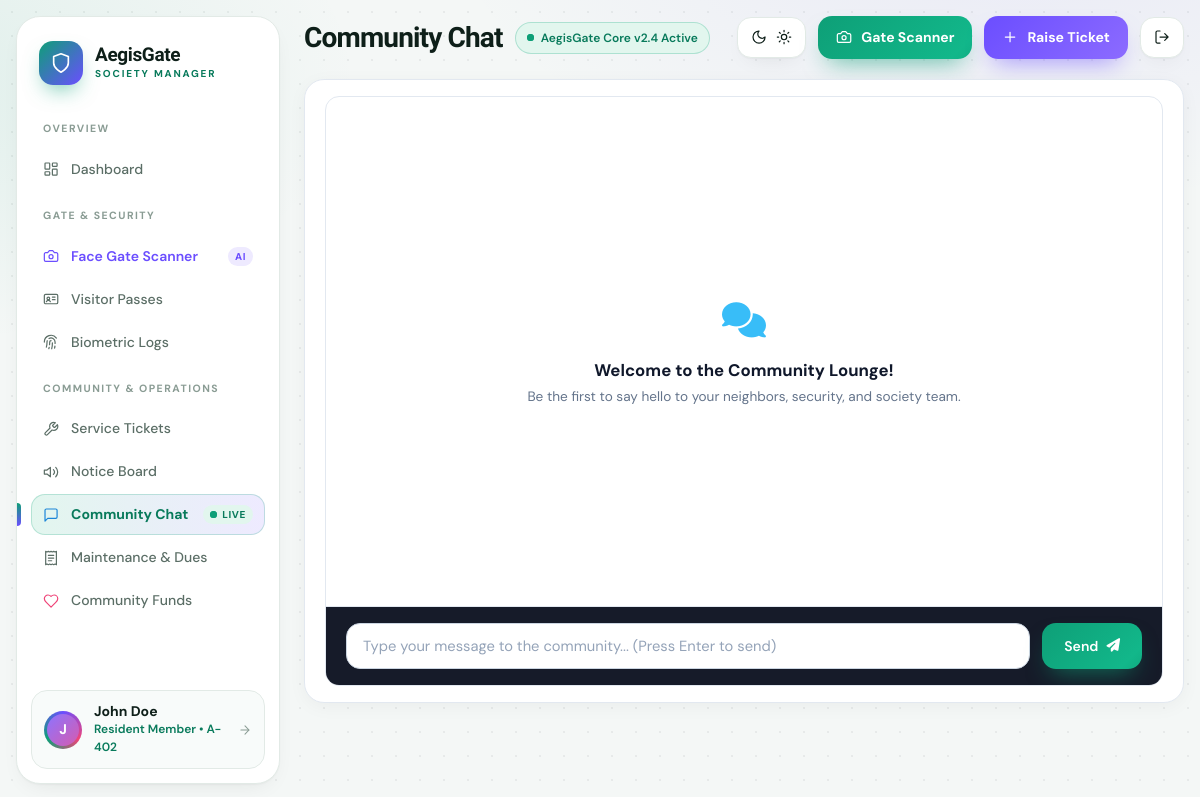
/chat/ (signed in), run on an earlier commit of the app's database.
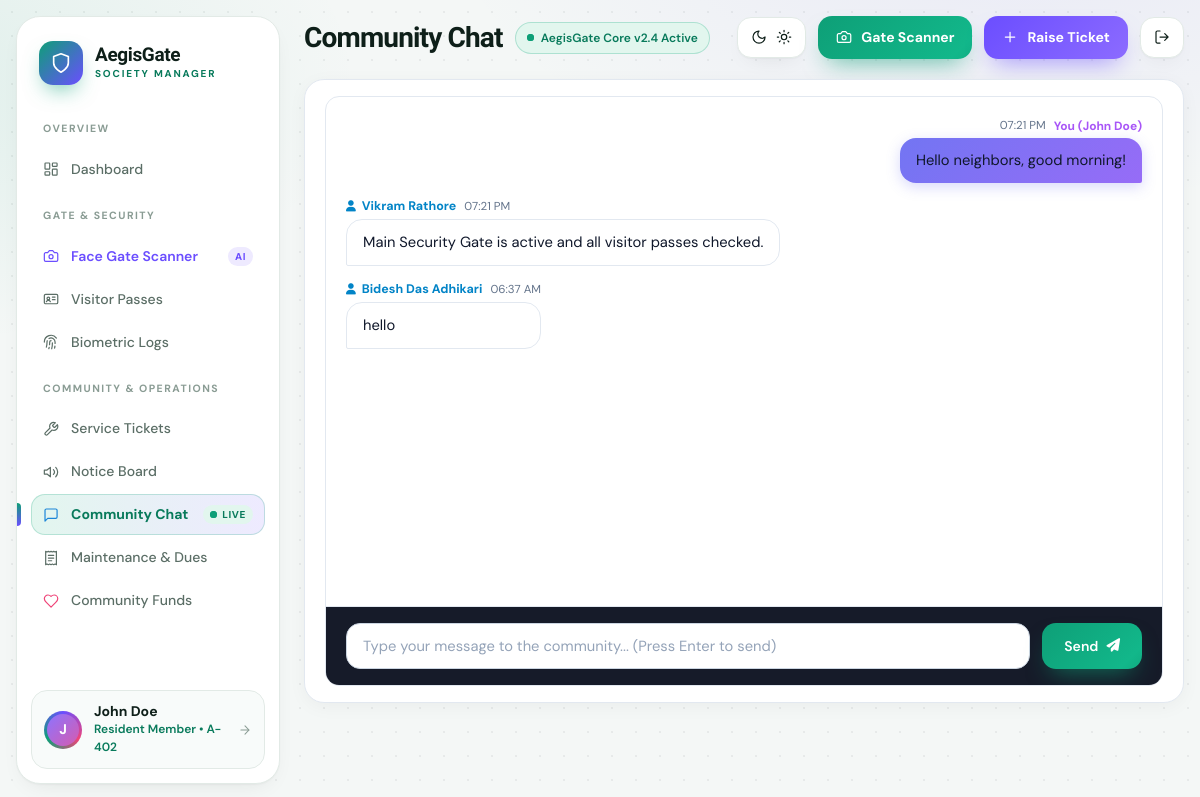
And on a later commit of the database.
### society_app/models.py (models this page shows, shortened)
class CommunityMessage(models.Model):
    sender = models.ForeignKey(settings.AUTH_USER_MODEL, on_delete=models.CASCADE, related_name='community_messages')
    message = models.TextField(max_length=1500)
    created_at = models.DateTimeField(auto_now_add=True)
    class Meta:
        ordering = ['created_at']
    @property
    def sender_display_name(self):
        full_name = self.sender.get_full_name()
        return full_name.strip() if full_name and full_name.strip() else self.sender.username

class User(AbstractUser):
    ROLE_CHOICES = (
        ('ADMIN', 'Society Admin / Committee Board'),
        ('STAFF', 'Security Gate Officer / Facility Staff'),
        ('RESIDENT', 'Resident Member'),
    )
    role = models.CharField(max_length=20, choices=ROLE_CHOICES, default='RESIDENT')
    phone_number = models.CharField(max_length=20, blank=True)
    flat_number = models.CharField(max_length=20, blank=True, help_text="e.g. A-402")
    block_tower = models.CharField(max_length=50, blank=True, help_text="e.g. Tower 1 / Emerald Block")
    family_members_count = models.PositiveIntegerField(
        default=1,
        blank=True,
        null=True,
        help_text="Total number of family members residing in this unit"
    )
    family_details = models.TextField(
        blank=True,
        default='',
        help_text="Family members description with names and ages (e.g. Jane Doe - Age 34, Tommy Doe - Age 8)"
    )
    lives_here = models.BooleanField(
        default=True,
        help_text="Specifies whether staff/resident lives on premises"
    )
    avatar = models.ImageField(upload_to='avatars/', blank=True, null=True)
    face_photo = models.ImageField(upload_to='face_profiles/', blank=True, null=True, help_text="Reference face photo for gate recognition")
    face_encoding = models.TextField(blank=True, null=True, help_text="Serialized facial feature descriptor")
    vehicle_number = models.CharField(max_length=30, blank=True, help_text="e.g. KA-01-MJ-4521")
    emergency_contact = models.CharField(max_length=50, blank=True)
    is_verified_resident = models.BooleanField(default=True)
    google_id = models.CharField(max_length=150, blank=True, null=True, help_text="Google OAuth UID/Sub")
    google_avatar_url = models.URLField(max_length=500, blank=True, null=True)
    is_google_verified = models.BooleanField(default=False)
    @property
    def is_admin_role(self):
        return self.role == 'ADMIN' or self.is_superuser
    @property
    def is_staff_role(self):
        return self.role in ['ADMIN', 'STAFF'] or self.is_staff

### society_app/views.py (the view, shortened to what this page needs)
# urls.py: path('chat/', views.community_chat_view, name='community_chat'),
@login_required
def community_chat_view(request):
    recent_messages = list(CommunityMessage.objects.all().order_by('-created_at')[:80])
    recent_messages.reverse()
    return render(request, 'chat/index.html', {
        'chat_messages': recent_messages,
    })

### society_app/context_processors.py (called while the page is built)
def google_auth_settings(request):
    return {
        'GOOGLE_CLIENT_ID': getattr(settings, 'GOOGLE_CLIENT_ID', ''),
        'google_verified_user': request.session.get('google_user'),
    }

### templates/chat/index.html (shortened to what this page needs)
{% extends 'base.html' %}
{% block page_title %}Community Chat{% endblock %}
{% block content %}
<div class="glass-panel" style="padding: 16px 20px; margin-bottom: 24px;">
  <div style="background: rgba(15, 23, 42, 0.85); border: 1px solid var(--border-glass); border-radius: var(--radius-md); overflow: hidden; display: flex; flex-direction: column; height: calc(100vh - 210px); min-height: 540px;">
    <div id="chatMessagesBox" style="flex: 1; overflow-y: auto; padding: 20px; display: flex; flex-direction: column; gap: 14px;">
      {% for msg in chat_messages %}
        {% if msg.sender == user %}
          <div class="chat-msg chat-msg-out" data-msg-id="{{ msg.id }}" style="align-self: flex-end; max-width: 72%;">
            <div style="display: flex; justify-content: flex-end; align-items: center; gap: 8px; margin-bottom: 3px;">
              <span style="font-size: 0.72rem; color: var(--text-dim);">{{ msg.created_at|date:"h:i A" }}</span>
              <span style="font-size: 0.75rem; font-weight: 700; color: #a855f7;">You ({{ msg.sender_display_name }})</span>
            </div>
            <div style="background: linear-gradient(135deg, rgba(99, 102, 241, 0.9) 0%, rgba(139, 92, 246, 0.9) 100%); color: #ffffff; padding: 12px 16px; border-radius: 16px 16px 2px 16px; font-size: 0.92rem; line-height: 1.45; word-wrap: break-word; box-shadow: 0 4px 14px rgba(99, 102, 241, 0.25);">
              {{ msg.message }}
            </div>
          </div>
        {% else %}
          <div class="chat-msg chat-msg-in" data-msg-id="{{ msg.id }}" style="align-self: flex-start; max-width: 72%;">
            <div style="display: flex; align-items: center; gap: 8px; margin-bottom: 3px;">
              <span style="font-size: 0.78rem; font-weight: 700; color: var(--accent-cyan);">
                <i class="fa-solid fa-user" style="font-size: 0.7rem; margin-right: 3px;"></i> {{ msg.sender_display_name }}
              </span>
              <span style="font-size: 0.72rem; color: var(--text-dim);">{{ msg.created_at|date:"h:i A" }}</span>
            </div>
            <div style="background: rgba(255, 255, 255, 0.06); border: 1px solid rgba(255, 255, 255, 0.1); color: var(--text-bright); padding: 12px 16px; border-radius: 16px 16px 16px 2px; font-size: 0.92rem; line-height: 1.45; word-wrap: break-word;">
              {{ msg.message }}
            </div>
          </div>
        {% endif %}
      {% empty %}
        <div id="chatEmptyState" style="text-align: center; margin: auto; padding: 40px 20px; color: var(--text-dim);">
          <div style="font-size: 2.2rem; margin-bottom: 10px; color: #38bdf8;">
            <i class="fa-solid fa-comments"></i>
          </div>
          <div style="font-size: 1.05rem; font-weight: 700; color: #ffffff;">Welcome to the Community Lounge!</div>
          <div style="font-size: 0.85rem; margin-top: 4px;">Be the first to say hello to your neighbors, security, and society team.</div>
        </div>
      {% endfor %}
    </div>
    <div style="padding: 16px 20px; background: rgba(10, 15, 30, 0.95); border-top: 1px solid var(--border-glass);">
      <form id="chatForm" onsubmit="sendChatMessage(event)" style="display: flex; gap: 12px; align-items: center;">
        <input
          type="text"
          id="chatInputMessage"
          name="message"
          class="form-input"
          placeholder="Type your message to the community... (Press Enter to send)"
          autocomplete="off"
          maxlength="1500"
          style="flex: 1; height: 46px; font-size: 0.92rem; background: rgba(255,255,255,0.04); border-color: rgba(255,255,255,0.15);"
          required
        >
        <button type="submit" id="chatSendBtn" class="btn btn-primary" style="height: 46px; padding: 0 22px; font-weight: 600; display: inline-flex; align-items: center; gap: 8px;">
          <span>Send</span>
          <i class="fa-solid fa-paper-plane" style="font-size: 0.85rem;"></i>
        </button>
      </form>
    </div>
  </div>
</div>
{% endblock %}

What changed in the data, as far as the page shows it:
added CommunityMessage: created_at "07:21 PM", sender_display_name "John Doe", message "Hello neighbors, good morning!"
added CommunityMessage: sender_display_name "Vikram Rathore", created_at "07:21 PM", message "Main Security Gate is active and all visitor passes checked."
added CommunityMessage: sender_display_name "Bidesh Das Adhikari", created_at "06:37 AM", message "hello"
Also different on the page:
text no longer shown: "Welcome to the Community Lounge! Be the first to say hello to your neighbors, security, and society team."
